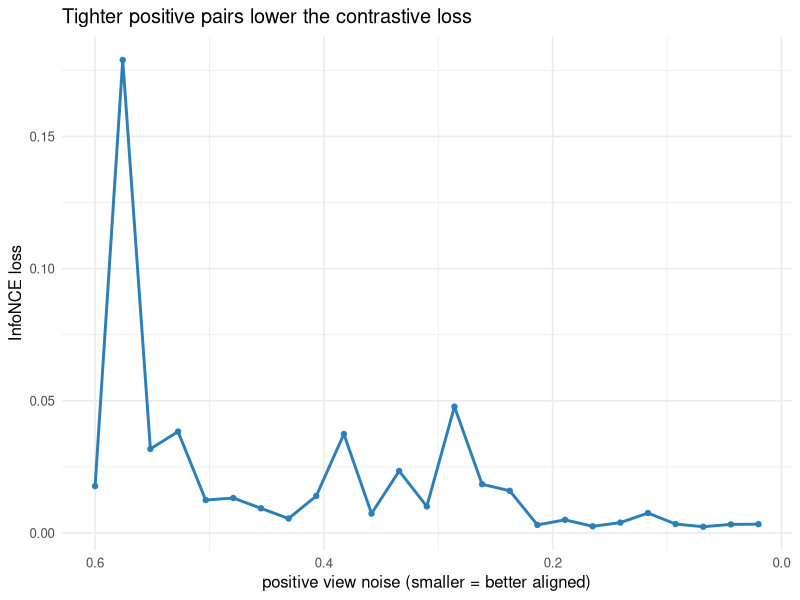

This figure's R source:
## ---- chunk 1
set.seed(1)

# l2-normalize the rows of a matrix so each representation lies on the unit sphere
l2_normalize <- function(M) {
    norms <- sqrt(rowSums(M^2))
    M / norms
}

# InfoNCE loss for a batch where row i of Z and row i of Zpos form a positive pair.
# All other rows of Zpos act as negatives for query i (in-batch negatives, SimCLR style).
info_nce <- function(Z, Zpos, tau = 0.1) {
    Z <- l2_normalize(Z)
    Zpos <- l2_normalize(Zpos)
    # similarity matrix: S[i, j] = sim(query i, candidate j)
    S <- (Z %*% t(Zpos)) / tau
    n <- nrow(Z)
    losses <- numeric(n)
    for (i in seq_len(n)) {
        logits <- S[i, ]               # candidate i is the positive for query i
        m <- max(logits)               # log-sum-exp for numerical stability
        log_denom <- m + log(sum(exp(logits - m)))
        losses[i] <- -(logits[i] - log_denom)
    }
    mean(losses)
}
## ---- chunk 2
# d-dimensional latent identity for each of n items
n <- 6
d <- 8
items <- matrix(rnorm(n * d), nrow = n)

# two views = item identity plus independent noise
make_view <- function(items, noise_sd) {
    items + matrix(rnorm(length(items), sd = noise_sd), nrow = nrow(items))
}

Z    <- make_view(items, noise_sd = 0.3)
Zpos <- make_view(items, noise_sd = 0.3)

loss_baseline <- info_nce(Z, Zpos, tau = 0.1)
loss_baseline
## ---- chunk 3
Zpos_clean <- make_view(items, noise_sd = 0.05)   # tighter positive
loss_clean_pos <- info_nce(Z, Zpos_clean, tau = 0.1)

c(noisy_positive = loss_baseline, clean_positive = loss_clean_pos)
## ---- chunk 4
Z2    <- Z
Zpos2 <- Zpos
# overwrite item 2's positive view to sit close to item 1's query
Zpos2[2, ] <- Z[1, ] + rnorm(d, sd = 0.02)

loss_hard_neg <- info_nce(Z2, Zpos2, tau = 0.1)
c(baseline = loss_baseline, with_hard_negative = loss_hard_neg)
## ---- chunk 5
taus <- c(0.05, 0.1, 0.2, 0.5, 1.0)
loss_by_tau <- sapply(taus, function(t) info_nce(Z2, Zpos2, tau = t))
data.frame(tau = taus, loss = round(loss_by_tau, 4))
## ---- chunk 6
library(ggplot2)

noise_grid <- seq(0.6, 0.02, length.out = 25)
set.seed(7)
loss_curve <- sapply(noise_grid, function(s) {
    Zq <- make_view(items, noise_sd = 0.3)
    Zp <- make_view(items, noise_sd = s)
    info_nce(Zq, Zp, tau = 0.1)
})

df <- data.frame(positive_noise = noise_grid, loss = loss_curve)

ggplot(df, aes(positive_noise, loss)) +
    geom_line(color = "#2c7fb8", linewidth = 1) +
    geom_point(color = "#2c7fb8", size = 1.5) +
    scale_x_reverse() +
    labs(
        x = "positive view noise (smaller = better aligned)",
        y = "InfoNCE loss",
        title = "Tighter positive pairs lower the contrastive loss"
    ) +
    theme_minimal(base_size = 12)
## ---- chunk 7
set.seed(3)
n <- 8; p <- 10; d <- 4
raw_items <- matrix(rnorm(n * p), nrow = n)

# build two raw views by adding noise in input space
raw_view <- function(items, sd) items + matrix(rnorm(length(items), sd = sd), nrow = nrow(items))
X1 <- raw_view(raw_items, 0.3)
X2 <- raw_view(raw_items, 0.3)

# encoder is a p x d matrix; representation = X %*% W
loss_W <- function(W, tau = 0.1) {
    Z    <- X1 %*% matrix(W, nrow = p)
    Zpos <- X2 %*% matrix(W, nrow = p)
    info_nce(Z, Zpos, tau = tau)
}

W <- rnorm(p * d, sd = 0.5)            # flattened weights
lr <- 0.5
eps <- 1e-4
trace <- numeric(40)

for (step in seq_len(40)) {
    base <- loss_W(W)
    trace[step] <- base
    grad <- numeric(length(W))
    for (j in seq_along(W)) {           # finite-difference gradient
        Wj <- W; Wj[j] <- Wj[j] + eps
        grad[j] <- (loss_W(Wj) - base) / eps
    }
    W <- W - lr * grad
}

c(loss_start = round(trace[1], 4), loss_end = round(loss_W(W), 4))
